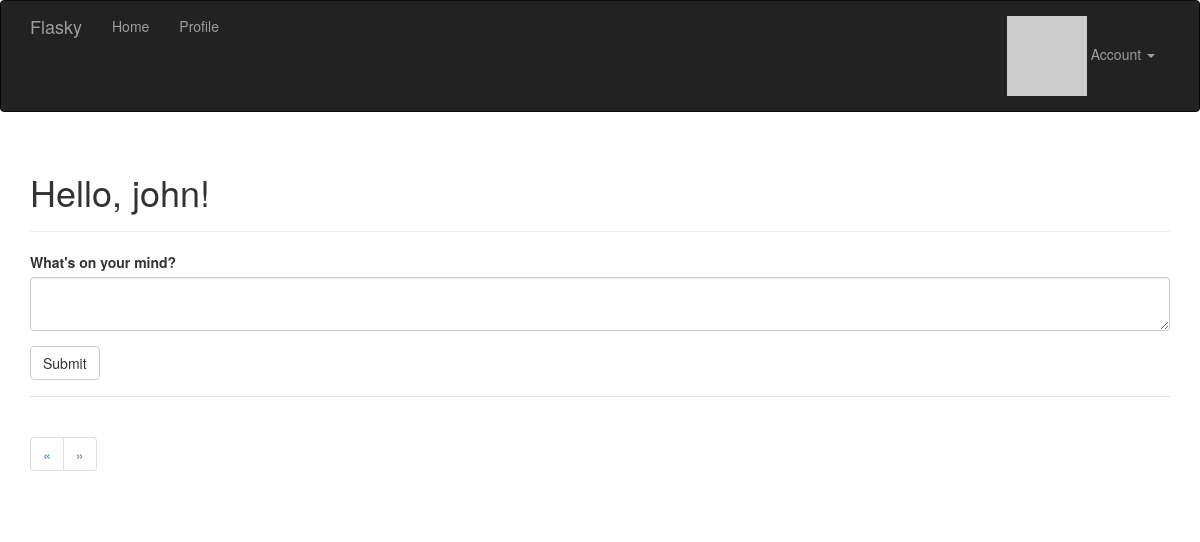
The app's page /?page=6 (signed in), older data.
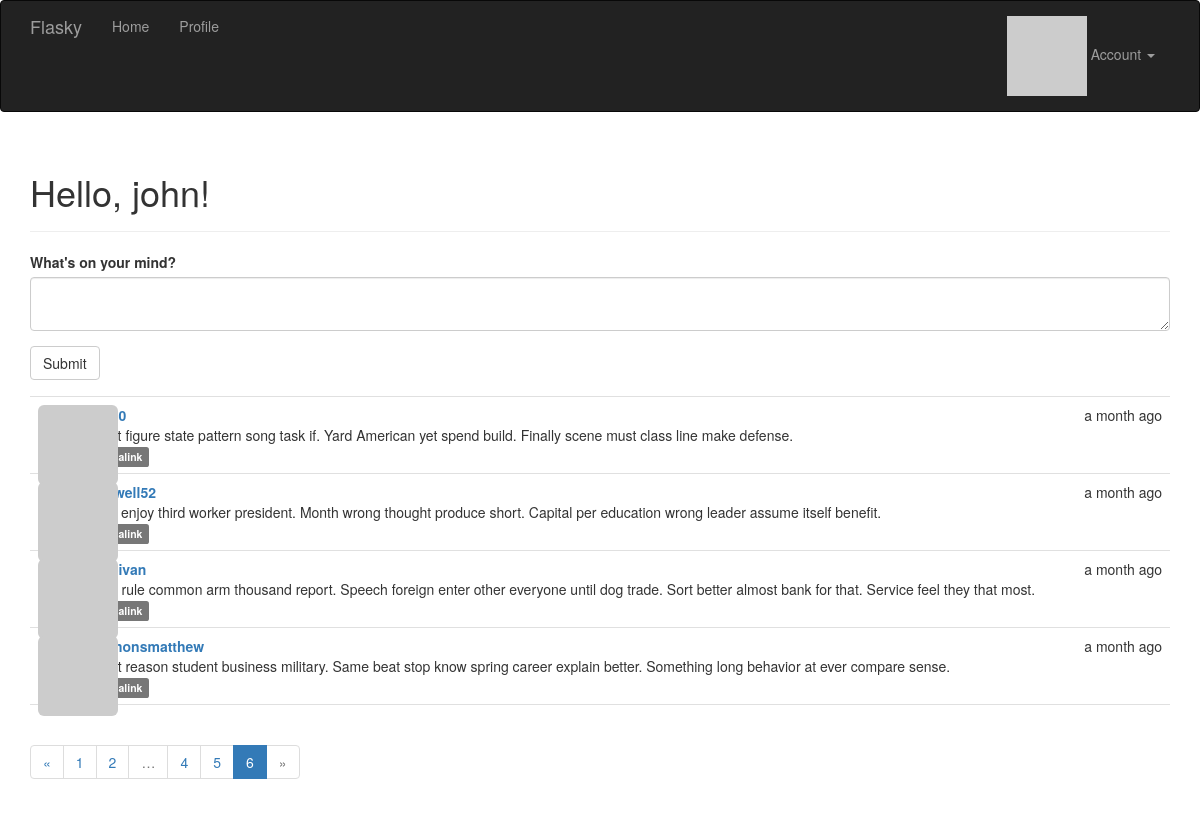
The same page, newer data.
### app/models.py (models this page shows, shortened)
class User(UserMixin, db.Model):
    __tablename__ = 'users'
    id = db.Column(db.Integer, primary_key=True)
    email = db.Column(db.String(64), unique=True, index=True)
    username = db.Column(db.String(64), unique=True, index=True)
    role_id = db.Column(db.Integer, db.ForeignKey('roles.id'))
    password_hash = db.Column(db.String(128))
    confirmed = db.Column(db.Boolean, default=False)
    name = db.Column(db.String(64))
    location = db.Column(db.String(64))
    about_me = db.Column(db.Text())
    member_since = db.Column(db.DateTime(), default=datetime.utcnow)
    last_seen = db.Column(db.DateTime(), default=datetime.utcnow)
    avatar_hash = db.Column(db.String(32))
    posts = db.relationship('Post', backref='author', lazy='dynamic')
    followed = db.relationship('Follow',
                               foreign_keys=[Follow.follower_id],
                               backref=db.backref('follower', lazy='joined'),
                               lazy='dynamic',
                               cascade='all, delete-orphan')
    followers = db.relationship('Follow',
                                foreign_keys=[Follow.followed_id],
                                backref=db.backref('followed', lazy='joined'),
                                lazy='dynamic',
                                cascade='all, delete-orphan')
    @property
    def password(self):
        raise AttributeError('password is not a readable attribute')
    def can(self, perm):
        return self.role is not None and self.role.has_permission(perm)
    def is_administrator(self):
        return self.can(Permission.ADMIN)
    def gravatar_hash(self):
        return hashlib.md5(self.email.lower().encode('utf-8')).hexdigest()
    def gravatar(self, size=100, default='identicon', rating='g'):
        url = 'https://secure.gravatar.com/avatar'
        hash = self.avatar_hash or self.gravatar_hash()
        return '{url}/{hash}?s={size}&d={default}&r={rating}'.format(
            url=url, hash=hash, size=size, default=default, rating=rating)

class Post(db.Model):
    __tablename__ = 'posts'
    id = db.Column(db.Integer, primary_key=True)
    body = db.Column(db.Text)
    body_html = db.Column(db.Text)
    timestamp = db.Column(db.DateTime, index=True, default=datetime.utcnow)
    author_id = db.Column(db.Integer, db.ForeignKey('users.id'))

### app/main/views.py (the view)
@main.route('/', methods=['GET', 'POST'])
def index():
    form = PostForm()
    if current_user.can(Permission.WRITE) and form.validate_on_submit():
        post = Post(body=form.body.data,
                    author=current_user._get_current_object())
        db.session.add(post)
        db.session.commit()
        return redirect(url_for('.index'))
    page = request.args.get('page', 1, type=int)
    pagination = Post.query.order_by(Post.timestamp.desc()).paginate(
        page=page, per_page=current_app.config['FLASKY_POSTS_PER_PAGE'],
        error_out=False)
    posts = pagination.items
    return render_template('index.html', form=form, posts=posts,
                           pagination=pagination)

### app/main/forms.py
class PostForm(FlaskForm):
    body = PageDownField("What's on your mind?", validators=[DataRequired()])
    submit = SubmitField('Submit')

### app/main/__init__.py (called while the page is built)
@main.app_context_processor
def inject_permissions():
    return dict(Permission=Permission)

### app/models.py (called while the page is built)
@login_manager.user_loader
def load_user(user_id):
    return User.query.get(int(user_id))

### app/templates/index.html (shortened to what this page needs)
{% extends "base.html" %}
{% import "bootstrap/wtf.html" as wtf %}
{% import "_macros.html" as macros %}
{% block page_content %}
<div class="page-header">
    <h1>Hello, {% if current_user.is_authenticated %}{{ current_user.username }}{% else %}Stranger{% endif %}!</h1>
</div>
{% if current_user.is_authenticated %}
	<div>
    		{{ wtf.quick_form(form) }}
	</div>
	{% include '_posts.html' %}
	{% if pagination %}
		<div class="pagination">
    			{{ macros.pagination_widget(pagination, '.index') }}
		</div>
	{% endif %}
{% endif %}
{% endblock page_content %}

### app/templates/base.html (shortened to what this page needs)
{% extends "bootstrap/base.html" %}
{% block head %}
{{ super() }}
<link rel="stylesheet" type="text/css" href="{{ url_for('static', filename='styles.css') }}">
{% endblock %}
{% block navbar %}
<div class="navbar navbar-inverse" role="navigation">
    <div class="container">
        <div class="navbar-header">
            <a class="navbar-brand" href="{{ url_for('main.index') }}">Flasky</a>
        </div>
        <div class="navbar-collapse collapse">
            <ul class="nav navbar-nav">
                <li><a href="{{ url_for('main.index') }}">Home</a></li>
                {% if current_user.is_authenticated %}
                <li><a href="{{ url_for('main.user', username=current_user.username) }}">Profile</a></li>
                {% endif %}
            </ul>
            <ul class="nav navbar-nav navbar-right">
                {% if current_user.is_authenticated %}
                <li class="dropdown">
                    <a href="#" class="dropdown-toggle" data-toggle="dropdown">
                        <img src="{{ current_user.gravatar(size=18) }}">
                        Account <b class="caret"></b>
                    </a>
                </li>
                {% else %}
                <li><a href="{{ url_for('auth.login') }}">Log In</a></li>
                {% endif %}
            </ul>
        </div>
    </div>
</div>
{% endblock %}
{% block content %}
<div class="container">
    {% block page_content %}{% endblock %}
</div>
{% endblock %}

### app/templates/_macros.html
{% macro pagination_widget(pagination, endpoint) %}
<ul class="pagination">
    <li{% if not pagination.has_prev %} class="disabled"{% endif %}>
        <a href="{% if pagination.has_prev %}{{ url_for(endpoint, page=pagination.prev_num, **kwargs) }}{% else %}#{% endif %}">
            &laquo;
        </a>
    </li>
    {% for p in pagination.iter_pages() %}
        {% if p %}
            {% if p == pagination.page %}
            <li class="active">
                <a href="{{ url_for(endpoint, page = p, **kwargs) }}">{{ p }}</a>
            </li>
            {% else %}
            <li>
                <a href="{{ url_for(endpoint, page = p, **kwargs) }}">{{ p }}</a>
            </li>
            {% endif %}
        {% else %}
        <li class="disabled"><a href="#">&hellip;</a></li>
        {% endif %}
    {% endfor %}
    <li{% if not pagination.has_next %} class="disabled"{% endif %}>
        <a href="{% if pagination.has_next %}{{ url_for(endpoint, page=pagination.next_num, **kwargs) }}{% else %}#{% endif %}">
            &raquo;
        </a>
    </li>
</ul>
{% endmacro %}

### app/templates/_posts.html (shortened to what this page needs)
<ul class="posts">
    {% for post in posts %}
    <li class="post">
        <div class="post-thumbnail">
            <a href="{{ url_for('.user', username=post.author.username) }}">
                <img class="img-rounded profile-thumbnail" src="{{ post.author.gravatar(size=40) }}">
            </a>
        </div>
        <div class="post-content">
            <div class="post-date">{{ moment(post.timestamp).fromNow() }}</div>
            <div class="post-author"><a href="{{ url_for('.user', username=post.author.username) }}">{{ post.author.username }}</a></div>
            <div class="post-body">
                {% if post.body_html %}
                    {{ post.body_html | safe }}
                {% else %}
                    {{ post.body }}
                {% endif %}
            </div>
            <div class="post-footer">
                <a href="{{ url_for('.post', id=post.id) }}">
                    <span class="label label-default">Permalink</span>
                </a>
            </div>
        </div>
    </li>
    {% endfor %}
</ul>

### app/static/styles.css (style rules this page uses)
.profile-thumbnail { position: absolute; }
ul.posts { list-style-type: none; padding: 0px; margin: 16px 0px 0px 0px; border-top: 1px solid #e0e0e0; }
ul.posts li.post { padding: 8px; border-bottom: 1px solid #e0e0e0; }
div.post-date { float: right; }
div.post-author { font-weight: bold; }
div.post-thumbnail { position: absolute; }
div.post-content { margin-left: 48px; min-height: 48px; }

Row changes from the older to the newer data that the page shows:
added Post: timestamp "a month ago", body "Affect figure state pattern song task if. Yard American yet spend build. Finally scene must class line make defense."
added Post: timestamp "a month ago", author.username "maxwell52", body "Time enjoy third worker president. Month wrong thought produce short. Capital per education wrong leader assume itself benefit."
added Post: timestamp "a month ago", body "Food rule common arm thousand report. Speech foreign enter other everyone until dog trade. Sort better almost bank for that. Service feel they that most."
added Post: timestamp "a month ago", author.username "simmonsmatthew", body "Admit reason student business military. Same beat stop know spring career explain better. Something long behavior at ever compare sense."
Text that changed along with them:
new list line: "1"
new list line: "2"
new list line: "4"
new list line: "5"
new list line: "6"
